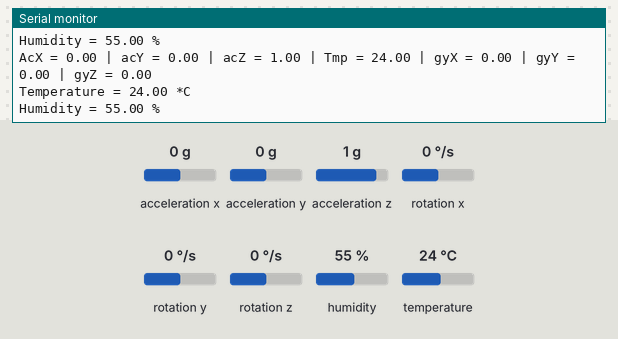
Bench run of a sketch on a simulated Arduino Uno, built with avr-gcc and run on an emulated ATmega328P. Parts: the last lines printed to the serial monitor. Wiring (inferred from the names in the program): MPU-6050 motion sensor at I2C address 0x68. The inputs (shaded band) are chosen by the test bench; at power-on: acceleration x 0 g, acceleration y 0 g, temperature 24 °C, acceleration z 1 g, rotation x 0 °/s, rotation y 0 °/s, rotation z 0 °/s, humidity 55 %.

Above: at 1.8 s.
1.9 s: acceleration x set to -1.4 g
At 2.26 s:
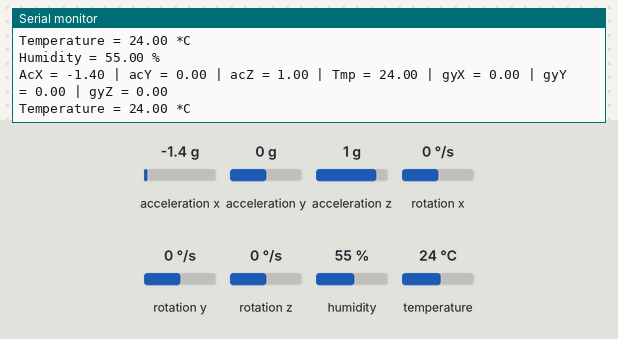
3.4 s: acceleration y set to -1.4 g
At 4.1 s:
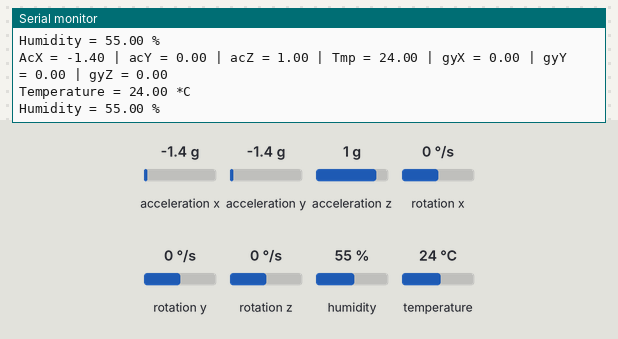
7.6 s: temperature set to 7 °C
At 8.2 s:
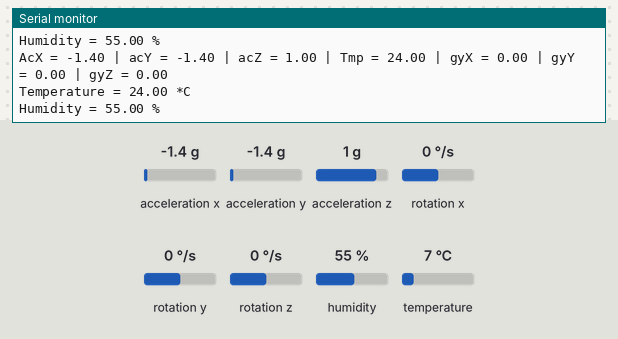
11.8 s: acceleration z set to -1.4 g
At 12.8 s:
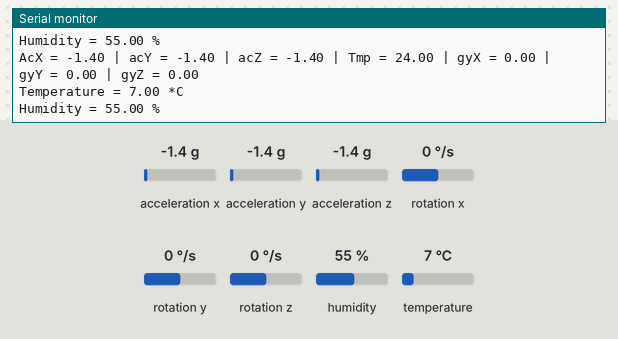
13.3 s: rotation x set to -192 °/s
At 14.12 s:
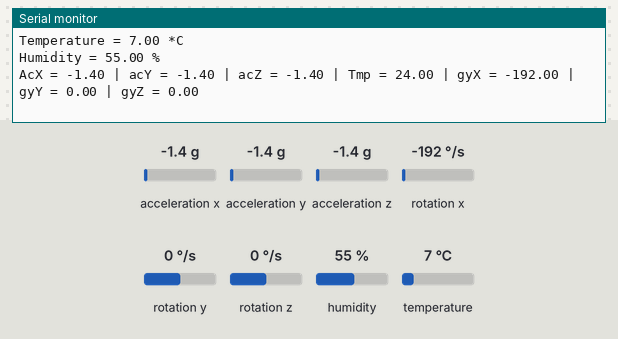

The sketch:

smart_headphones_main.ino
```cpp
#include<Wire.h>
#include <Adafruit_Sensor.h>
#include <Adafruit_BME280.h>

//#define SEALEVELPRESSURE_HPA (1013.25)
Adafruit_BME280 bme; // I2C

const int MPU_addr=0x68;  // I2C address of the MPU-6050 Gyro Accellerometer
int16_t AcX,AcY,AcZ,Tmp,GyX,GyY,GyZ;
float acX,acY,acZ,gyX,gyY,gyZ = 0;
float gValue = 16384; // Value of 1g force when range is +-2g, see datasheet for values range
float dValue = 131; // Value of 1 degree force when range is +-250 deg/sec, see datasheet for values range


void setup() {
  Wire.begin();
  Serial.begin(9600);

  setupMPU6050();

  if (!bme.begin()) {
    Serial.println("Could not find a valid BME280 sensor, check wiring!");
    while (1);
  }
}

void loop() {

  getMPU6050();
  getBME280();

  delay(1000);
}


void getBME280(){
  Serial.print("Temperature = ");
  Serial.print(bme.readTemperature());
  Serial.println(" *C");

  Serial.print("Humidity = ");
  Serial.print(bme.readHumidity());
  Serial.println(" %");


  //Serial.print("Pressure = ");

  //Serial.print(bme.readPressure() / 100.0F);
  //Serial.println(" hPa");

  //Serial.print("Approx. Altitude = ");
  //Serial.print(bme.readAltitude(SEALEVELPRESSURE_HPA));
  //Serial.println(" m");

  Serial.println();
}


void setupMPU6050(){

  Wire.beginTransmission(MPU_addr);
  Wire.write(0x6B);  // PWR_MGMT_1 register
  Wire.write(0);     // set to zero (wakes up the MPU-6050)
  Wire.endTransmission(true);

}

void getMPU6050(){

  Wire.beginTransmission(MPU_addr);
  Wire.write(0x3B);  // starting with register 0x3B (ACCEL_XOUT_H)
  Wire.endTransmission(false);
  Wire.requestFrom(MPU_addr,14,true);  // request a total of 14 registers
  AcX=Wire.read()<<8|Wire.read();  // 0x3B (ACCEL_XOUT_H) & 0x3C (ACCEL_XOUT_L)
  AcY=Wire.read()<<8|Wire.read();  // 0x3D (ACCEL_YOUT_H) & 0x3E (ACCEL_YOUT_L)
  AcZ=Wire.read()<<8|Wire.read();  // 0x3F (ACCEL_ZOUT_H) & 0x40 (ACCEL_ZOUT_L)
  Tmp=Wire.read()<<8|Wire.read();  // 0x41 (TEMP_OUT_H) & 0x42 (TEMP_OUT_L)
  GyX=Wire.read()<<8|Wire.read();  // 0x43 (GYRO_XOUT_H) & 0x44 (GYRO_XOUT_L)
  GyY=Wire.read()<<8|Wire.read();  // 0x45 (GYRO_YOUT_H) & 0x46 (GYRO_YOUT_L)
  GyZ=Wire.read()<<8|Wire.read();  // 0x47 (GYRO_ZOUT_H) & 0x48 (GYRO_ZOUT_L)

  acX = (float)AcX/gValue;
  acY = (float)AcY/gValue;
  acZ = (float)AcZ/gValue;
  gyX = (float)GyX/dValue;
  gyY = (float)GyY/dValue;
  gyZ = (float)GyZ/dValue;

  Serial.print("AcX = "); Serial.print(acX);
  Serial.print(" | acY = "); Serial.print(acY);
  Serial.print(" | acZ = "); Serial.print(acZ);
  Serial.print(" | Tmp = "); Serial.print(Tmp/340.00+36.53);  //equation for temperature in degrees C from datasheet
  Serial.print(" | gyX = "); Serial.print(gyX);
  Serial.print(" | gyY = "); Serial.print(gyY);
  Serial.print(" | gyZ = "); Serial.println(gyZ);

}
```

Measured:
- after the input at 1.9 s, the serial monitor: prints a new line after 0.26 s (image 1)
- after the input at 11.8 s, the serial monitor: prints a new line after 0.06 s (image 4)
- after the input at 13.3 s, the serial monitor: prints a new line after 0.72 s (image 5)
